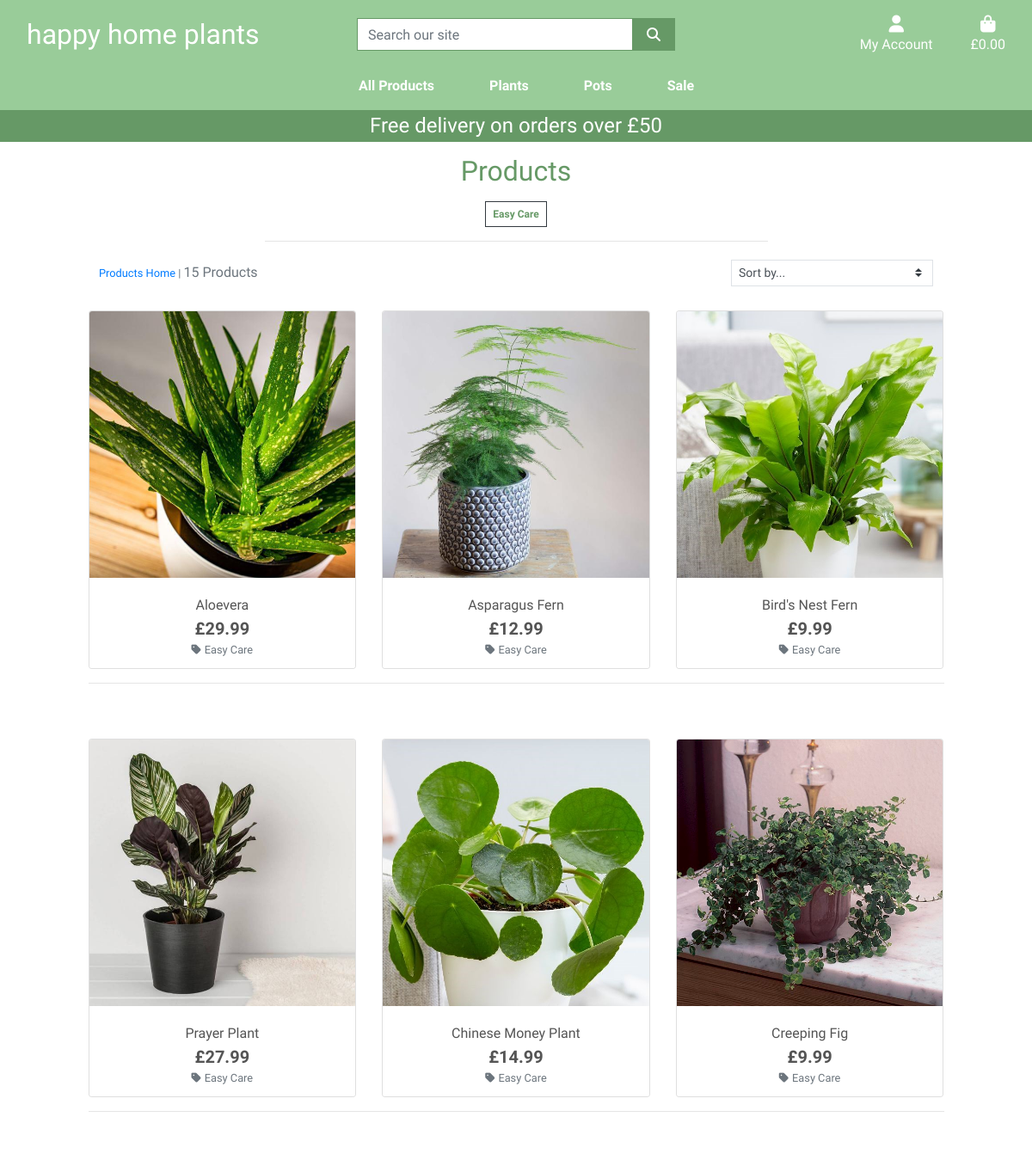
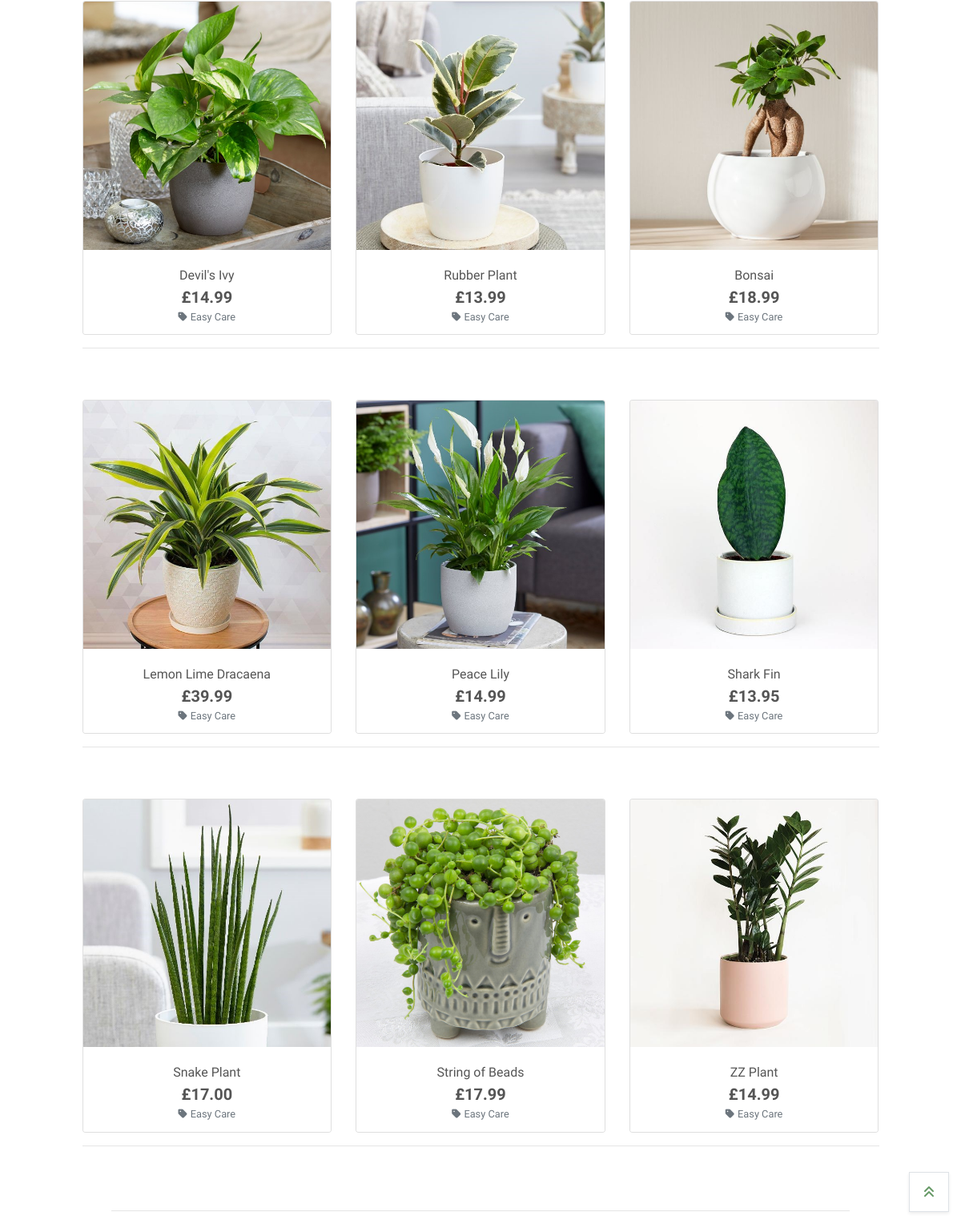
Screenshot of /products/?category=easy_care with the database file from the repository (2 pictures, top to bottom).
### products/models.py (models this page shows, shortened)
class Category(models.Model):
    class Meta:
        verbose_name_plural = "Categories"
    name = models.CharField(max_length=254)
    friendly_name = models.CharField(max_length=254, null=True, blank=True)

class Product(models.Model):
    category = models.ForeignKey(
        'Category', null=True, blank=True, on_delete=models.SET_NULL)
    name = models.CharField(max_length=254)
    friendly_name = models.CharField(max_length=254, null=True, blank=True)
    alternate_name = models.CharField(max_length=254, blank=True)
    price = models.DecimalField(max_digits=6, decimal_places=2)
    description = models.TextField()
    image = models.ImageField(null=True, blank=True)
    image_url = models.URLField(max_length=1024, null=True, blank=True)
    height = models.CharField(max_length=4, null=True, blank=True)

### products/views.py (the view, shortened to what this page needs)
# urls.py: path('', views.all_products, name='products'),
def all_products(request):
    products = Product.objects.all()
    query = None
    categories = None
    sort = None
    direction = None
    if request.GET:
        if 'category' in request.GET:
            categories = request.GET['category'].split(',')
            products = products.filter(category__name__in=categories)
            categories = Category.objects.filter(name__in=categories)
    current_sorting = f'{sort}_{direction}'
    context = {
        'products': products,
        'search_term': query,
        'current_categories': categories,
        'current_sorting': current_sorting,
    }
    return render(request, 'products/products.html', context)

### basket/contexts.py (called while the page is built, shortened)
def basket_contents(request):
    basket_items = []
    total = 0
    product_count = 0
    basket = request.session.get('basket', {})
    if total < settings.FREE_DELIVERY_THRESHOLD:
        delivery = total * Decimal(settings.STANDARD_DELIVERY_PERCENTAGE / 100)
        free_delivery_delta = settings.FREE_DELIVERY_THRESHOLD - total
    else:
        delivery = 0
        free_delivery_delta = 0
    grand_total = delivery + total
    context = {
        'basket_items': basket_items,
        'total': total,
        'product_count': product_count,
        'delivery': delivery,
        'free_delivery_delta': free_delivery_delta,
        'free_delivery_threshold': settings.FREE_DELIVERY_THRESHOLD,
        'grand_total': grand_total,
    }
    return context

### products/templates/products/products.html (shortened to what this page needs)
{% extends "base.html" %}
{% load static %}
{% block page_header %}
    <div class="container header-container">
    </div>
{% endblock %}
{% block content %}
    <div class="container-fluid">
        <div class="row">
            <div class="col text-center mt-3">
                <h2 class="text-darkgreen">
                    Products
                </h2>
                {% for c in current_categories %}
                    <a class="category-badge text-decoration-none" href="{% url 'products' %}?category={{ c.name }}">
                        <span class="p-2 mt-2 badge b-white text-darkgreen rounded-0 border border-dark">{{ c.friendly_name }}</span>
                    </a>
                {% endfor %}
                <hr class="w-50 mb-1">
            </div>
        </div>
        <div class="row">
            <div class="product-container col-10 offset-1">
                <div class="row mt-1 mb-2">
                    <div class="col-12 col-md-6 my-auto order-md-last d-flex justify-content-center justify-content-md-end">
                        <div class="sort-select-wrapper w-50">
                            <select id="sort-selector" class="custom-select custom-select-sm rounded-0 border border-{% if current_sorting != 'None_None' %}info{% else %}black{% endif %}">
                                <option value="reset" {% if current_sorting == 'None_None' %}selected{% endif %}>Sort by...</option>
                            </select>
                        </div>
                    </div>
                    <div class="col-12 col-md-6 order-md-first">
                        <p class="text-muted mt-3 text-center text-md-left">
                            {% if search_term or current_categories or current_sorting != 'None_None' %}
                                <span class="small"><a href="{% url 'products' %}">Products Home</a> | </span>
                            {% endif %}
                            {{ products|length }} Products{% if search_term %} found for <strong>"{{ search_term }}"</strong>{% endif %}
                        </p>
                    </div>
                </div>
            </div>
        <div class="row">
            <div class="product-container col-10 offset-1">
                    <div class="row">
                        {% for product in products %}
                            <div class="col-sm-6 col-md-6 col-lg-4">
                                <div class="card h-100 border-50">
                                    {% if product.image %}
                                    <a href="{% url 'product_detail' product.id %}">
                                        <img src="{{ product.image.url }}" alt="{{ product.name }}" class="card-img-top img-fluid">
                                    </a>
                                    {% else %}
                                    <a href="{% url 'product_detail' product.id %}">
                                        <img src="{{ MEDIA_URL }}noimage.png" alt="{{ product.name }}" class="card-img-top img-fluid">
                                    </a>
                                    {% endif %}
                                    <div class="card-body pb-0 text-center">
                                        <p class="mb-0">{{ product.friendly_name }}</p>
                                    </div>
                                    <div class="card-footer bg-white pt-0 border-0 text-center">
                                        <div class="row">
                                            <div class="col">
                                                <p class="lead mb-0 text-center font-weight-bold">£{{ product.price }}</p>
                                                {% if product.category %}
                                                <p class="small nt-1 mb-0">
                                                    <a href="{% url 'products' %}?category={{ product.category.name }}" class="text-muted">
                                                        <i class="fas fa-tag mr-1"></i>{{ product.category.friendly_name }}
                                                    </a>
                                                </p>
                                                {% endif %}
                                            </div>
                                        </div>
                                    </div>
                                </div>
                            </div>
                            {% if forloop.counter|divisibleby:3 %}
                                <div class="col-12 d-none d-lg-block d-xl-block mb-5">
                                    <hr>
                                </div>
                            {% endif %}
                        {% endfor %}
                    </div>
            </div>
        </div>
    </div>
</div>
<div class="row">
    <hr class="w-75 mt-3">
</div>
<div class="btt-button shadow-sm rounded-0 border border-black">
        <a class="btt-link d-flex h-100">
            <i class="fas fa-angle-double-up text-darkgreen mx-auto my-auto"></i>
        </a>
    </div>
{% endblock %}

### static/css/base.css (style rules this page uses)
html { height: 100%; }
body { background: url('/media/background-image-happy-home-plants.jpeg') no-repeat center center fixed; background-size: cover; height: calc(100vh - 164px); color: #555; font-family: 'Didact Gothic', sans-serif; }
.text-darkgreen { color: #669966; }
.btt-button { height: 50px; width: 50px; position: fixed; bottom: 15px; right: 15px; }
.btt-link, .update-link, .remove-item { cursor: pointer; }
@media (min-width: 1200px) { .container { max-width: 80%; } }
@media (min-width: 992px) { .header-container { padding-top: 164px; } }

### rows the page displays
Category: friendly_name "Easy Care"
Product: image (picture), friendly_name "Aloevera", price "29.99", category.friendly_name "Easy Care"
Product: image (picture), friendly_name "Asparagus Fern", price "12.99", category.friendly_name "Easy Care"
Product: image (picture), friendly_name "Bird's Nest Fern", price "9.99", category.friendly_name "Easy Care"
Product: image (picture), friendly_name "Prayer Plant", price "27.99", category.friendly_name "Easy Care"
Product: image (picture), friendly_name "Chinese Money Plant", price "14.99", category.friendly_name "Easy Care"
Product: image (picture), friendly_name "Creeping Fig", price "9.99", category.friendly_name "Easy Care"
Product: image (picture), friendly_name "Devil's Ivy", price "14.99", category.friendly_name "Easy Care"
Product: image (picture), friendly_name "Rubber Plant", price "13.99", category.friendly_name "Easy Care"
Product: image (picture), friendly_name "Bonsai", price "18.99", category.friendly_name "Easy Care"
Product: image (picture), friendly_name "Lemon Lime Dracaena", price "39.99", category.friendly_name "Easy Care"
Product: image (picture), friendly_name "Peace Lily", price "14.99", category.friendly_name "Easy Care"
Product: image (picture), friendly_name "Shark Fin", price "13.95", category.friendly_name "Easy Care"
Product: image (picture), friendly_name "Snake Plant", price "17.00", category.friendly_name "Easy Care"
Product: image (picture), friendly_name "String of Beads", price "17.99", category.friendly_name "Easy Care"
Product: image (picture), friendly_name "ZZ Plant", price "14.99", category.friendly_name "Easy Care"

### other values shown
{{ free_delivery_threshold }} "50"
{{ products|length }} "15"
